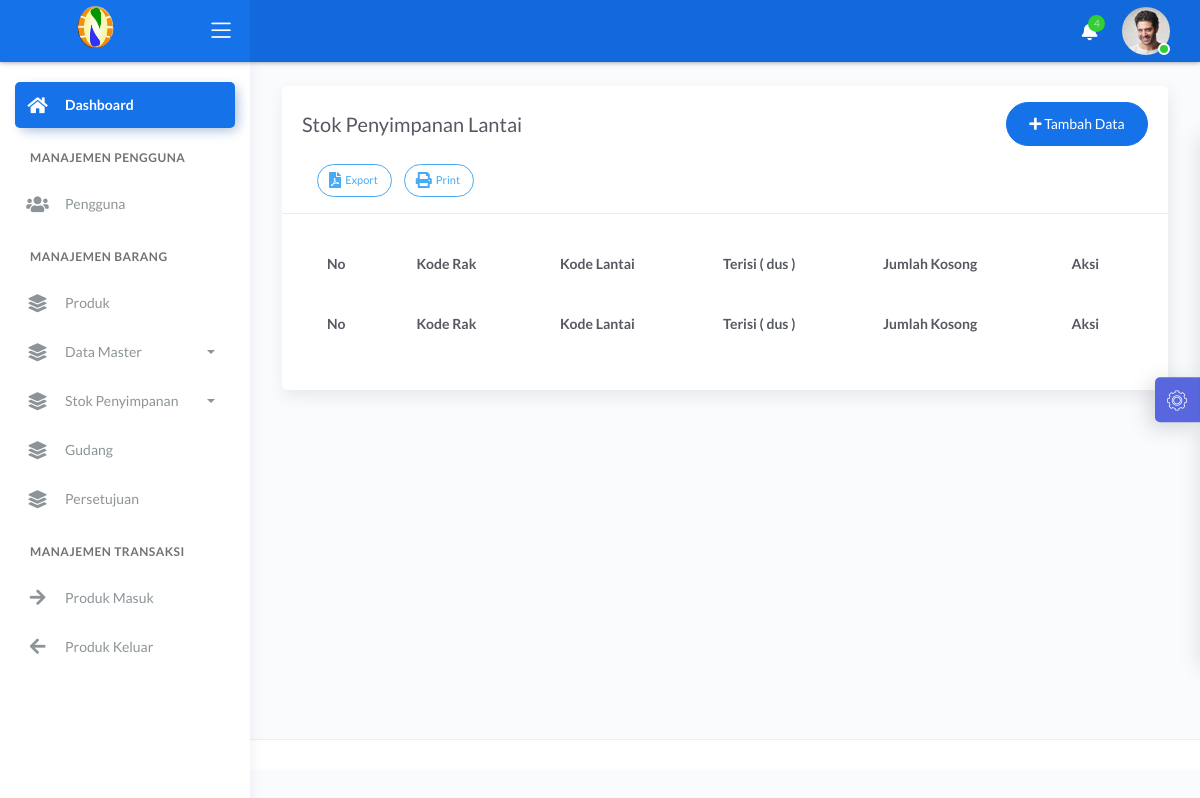
The app's page /index.php/stok_lantai, older data.
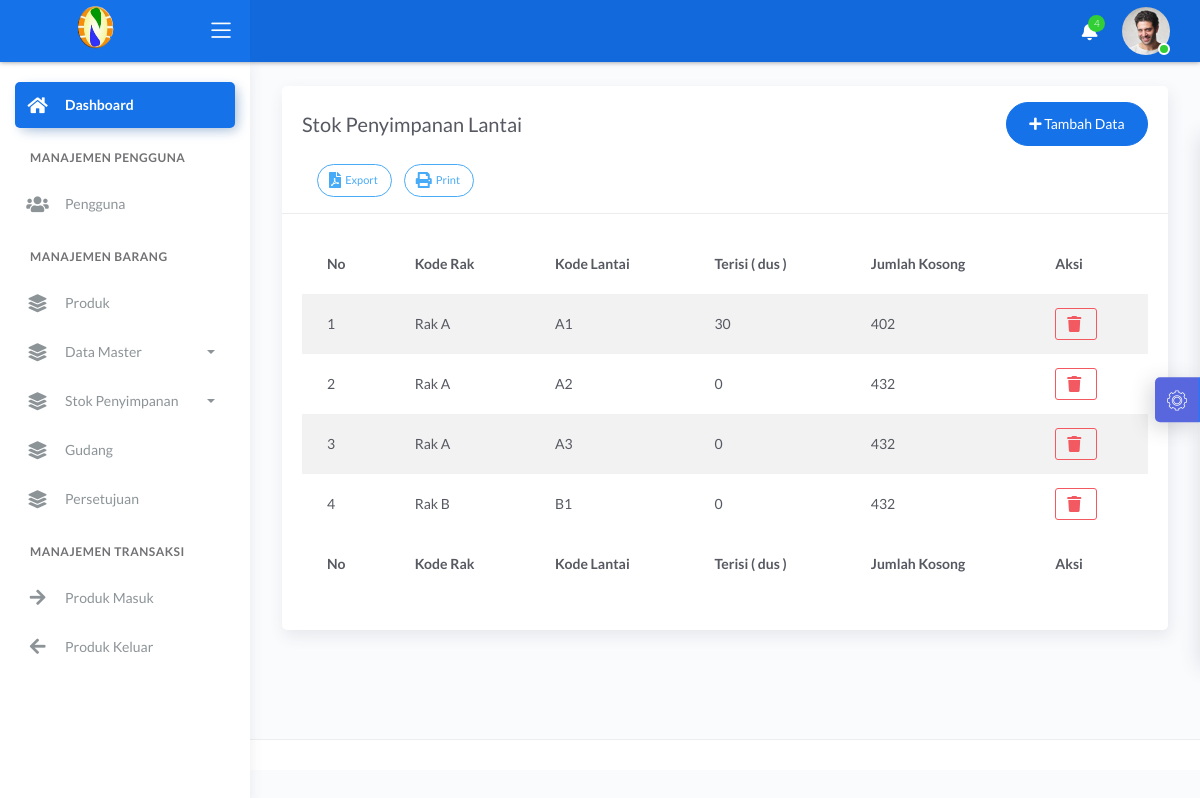
The same page, newer data.
### tables this page shows
CREATE TABLE `tb_stok_lantai` (
  `id_stok_lantai` int(11) NOT NULL,
  `id_rak` int(11) NOT NULL,
  `id_lantai` int(11) NOT NULL,
  `jumlah_ada` int(11) NOT NULL,
  `jumlah_kosong` int(11) NOT NULL,
  `no_urut` int(11) NOT NULL
);

CREATE TABLE `tb_rak` (
  `id_rak` int(11) NOT NULL,
  `kode_rak` varchar(30) NOT NULL,
  `kapasitas` int(20) NOT NULL
);

CREATE TABLE `tb_lantai` (
  `id_lantai` int(11) NOT NULL,
  `id_rak` int(11) NOT NULL,
  `kode_lantai` varchar(20) NOT NULL,
  `no_urut` int(11) NOT NULL,
  `kapasitas_lantai` int(11) NOT NULL
);

### application/controllers/Stok_lantai.php (called while the page is built, shortened)
<?php
class Stok_lantai extends CI_Controller
{
    public function __construct()
    {
        $this->load->model('M_stok_lantai');
        $this->load->model('M_lantai');
        $this->load->model('M_rak');
    }
    public function index()
    {
        $data['title'] = 'Stok Penyimpanan Lantai';
        $data['stok_lantai'] = $this->M_stok_lantai->tampil();
        $data['lantai'] = $this->M_lantai->tampil();
        $data['rak'] = $this->M_rak->tampil();
        $this->load->view('Template/header', $data);
        $this->load->view('Template/topbar');
        $this->load->view('Template/sidebar');
        $this->load->view('Stok_lantai/index', $data);
        $this->load->view('Template/footer');
    }
}

### index.php (called while the page is built, shortened)
<?php
require_once BASEPATH.'core/CodeIgniter.php';

### application/models/M_stok_lantai.php (called while the page is built, shortened)
<?php
class M_stok_lantai extends CI_Model
{
    public function tampil()
    {
        $this->db->select('*');
        $this->db->from('tb_stok_lantai stl');
        $this->db->join('tb_rak r ', 'r.id_rak = stl.id_rak');
        $this->db->join('tb_lantai l ', 'l.id_lantai = stl.id_lantai');
        return $this->db->get()->result_array();
    }
}

### application/views/Stok_lantai/index.php (the view, shortened to what the changed rows need)
<div class="content">
    <div class="page-inner">
        <div class="row">
            <div class="col-md-12">
                <div class="card">
                    <div class="card-body">
                        <div class="table-responsive">
                            <table id="multi-filter-select" class="display table table-striped table-hover">
                                <thead>
                                    <tr>
                                        <th>No</th>
                                        <th>Kode Rak</th>
                                        <th>Kode Lantai</th>
                                        <th>Terisi ( dus ) </th>
                                        <th>Jumlah Kosong</th>
                                        <th>Aksi</th>
                                    </tr>
                                </thead>
                                <tfoot>
                                    <tr>
                                        <th>No</th>
                                        <th>Kode Rak</th>
                                        <th>Kode Lantai</th>
                                        <th>Terisi ( dus )</th>
                                        <th>Jumlah Kosong</th>
                                        <th>Aksi</th>
                                    </tr>
                                </tfoot>
                                <tbody>
                                    <?php
                                    $no = 1;
                                    foreach ($stok_lantai as $key => $value) { ?>
                                        <tr>
                                            <td><?= $no++; ?></td>
                                            <td><?= $value['kode_rak']; ?></td>
                                            <td><?= $value['kode_lantai']; ?></td>
                                            <td><?= $value['jumlah_ada']; ?></td>
                                            <td><?= $value['jumlah_kosong']; ?></td>
                                            <td>
                                                <button onclick="Hapus(<?= $value['id_stok_lantai'] ?>)" class="btn btn-danger btn-border btn-sm">
                                                    <span class="btn-label">
                                                    </span>
                                                </button>
                                            </td>
                                        </tr>
                                    <?php
                                    }
                                    ?>
                                </tbody>
                            </table>
                        </div>
                    </div>
                </div>
            </div>
        </div>
    </div>
</div>

Row changes from the older to the newer data that the page shows:
added tb_stok_lantai: id_rak.kode_rak "Rak A", id_lantai.kode_lantai "A1", jumlah_ada "30", jumlah_kosong "402"
added tb_stok_lantai: id_rak.kode_rak "Rak A", id_lantai.kode_lantai "A2", jumlah_ada "0", jumlah_kosong "432"
added tb_stok_lantai: id_rak.kode_rak "Rak A", id_lantai.kode_lantai "A3", jumlah_ada "0", jumlah_kosong "432"
added tb_stok_lantai: id_rak.kode_rak "Rak B", id_lantai.kode_lantai "B1", jumlah_ada "0", jumlah_kosong "432"
